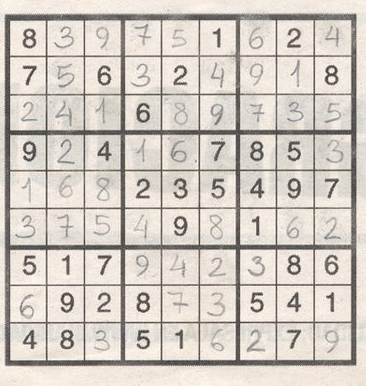
#> input picture src/img/sudo.PNG, 366 x 386 px, found by its file name
$ python lab4_parte2_profesor.py
#> lines starting #> are read from the running program, lines starting #| are printed output that depends on the picture; after the words box and inside, x2 and y2 are one past the last pixel; in counts of white or black regions, pixels touching at a corner belong together
####################################
####	Transformada de Hough	####
####################################

import cv2
import numpy as np
import matplotlib.pyplot as plt

################################
####	Detectar Líneas		####
################################

img1 = cv2.imread('img/sudo.PNG')
#> img1 is the input picture: shape (386, 366, 3); mean B, G, R 194.4, 202.5, 209.5

gray1 = cv2.cvtColor(img1,cv2.COLOR_BGR2GRAY)
edges1 = cv2.Canny(gray1,50,150,apertureSize = 3)
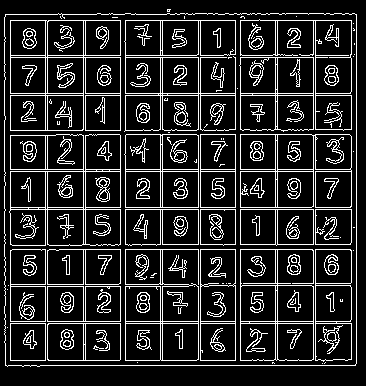
#> edges1: shape (386, 366); 15.2% white in thin lines or dots, all inside (x1, y1, x2, y2) = (4, 9, 357, 367)

lines1 = cv2.HoughLines(edges1,1,np.pi/180,200)
#> lines1 = 38 rows, first 8: [356, 0], [365, 1.57], [20, 1.57], [171, 1.57], [209, 1.57], [45, 0], [200, 0], [315, 0]
for rho,theta in lines1[0]:
	a = np.cos(theta)
	b = np.sin(theta)
	x0 = a*rho
	y0 = b*rho
	x1 = int(x0 + 1000*(-b))
	y1 = int(y0 + 1000*(a))
	x2 = int(x0 - 1000*(-b))
	y2 = int(y0 - 1000*(a))

	cv2.line(img1,(x1,y1),(x2,y2),(0,0,255),2)
#> this loop made 1 pass
#> (rho, theta, a, b, x0, y0, x1, y1) on pass 1: (356, 0, 1, 0, 356, 0, 356, 1000)
#> img1: shape (386, 366, 3); 0.82% of pixels changed, all inside (x1, y1, x2, y2) = (355, 0, 358, 386)

cv2.imwrite('src/lab4/out/houghlines1.jpg', img1)
plt.imshow(img1[:, :, ::-1])

plt.show()

####################################################
####	Transformada Probabilística de Hough	####
####################################################

img3 = cv2.imread('img/cruci1.jpg')
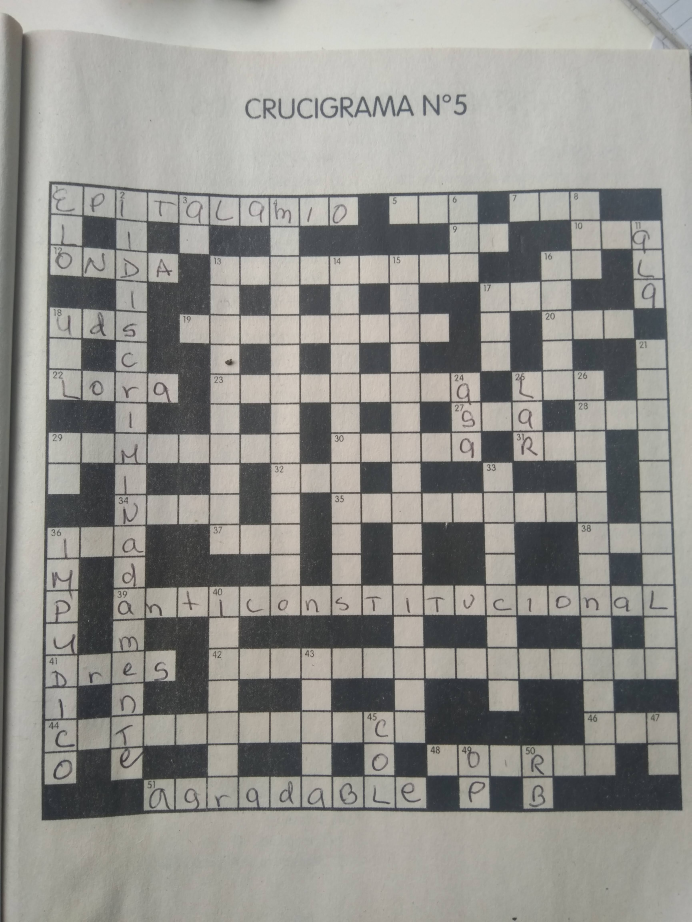
#> input picture img/cruci1.jpg, 3456 x 4608 px, found by its file name (shown at 1/5 size)
#> img3 is the input picture: shape (4608, 3456, 3); mean B, G, R 140.5, 145.1, 146
h,w,c = img3.shape
#> h = 4608; w = 3456; c = 3
# Nuevo Tamaño
dsize = (int(w*0.250), int(h*0.250))
#> dsize = (864, 1152)
# resize image
img4 = cv2.resize(img3, dsize)

gray4 = cv2.cvtColor(img4, cv2.COLOR_BGR2GRAY)
edges4 = cv2.Canny(gray4, 50, 150, apertureSize = 3)
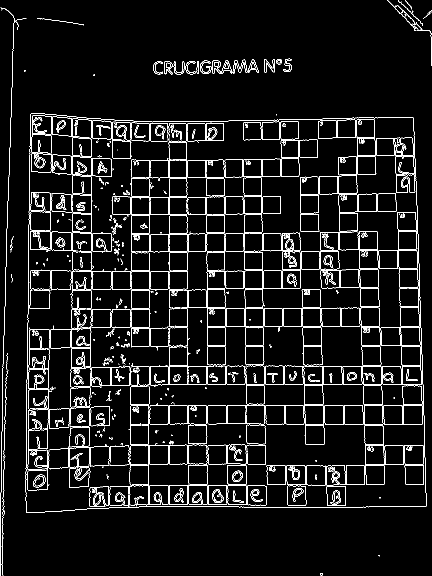
#> edges4: shape (1152, 864) (shown at 1/2 size); 5.7% white in thin lines or dots

lines4 = cv2.HoughLinesP(edges4, 1, np.pi/180, 100, minLineLength=100, maxLineGap=10)
#> lines4 = 99 rows, first 6: [826, 235, 830, 337], [306, 732, 844, 732], [338, 530, 338, 243], [523, 464, 525, 590], [518, 848, 704, 848], [499, 240, 644, 238]
print(lines4[0])
#| [[826 235 830 337]]

for line in lines4:
	x1, y1, x2, y2 = line[0]
	cv2.line(img4, (x1,y1), (x2,y2), (0,255,0), 1, cv2.LINE_AA)
#> this loop made 99 passes
#> (x1, y1, x2, y2) on passes 1 to 12: (826, 235, 830, 337), (306, 732, 844, 732), (338, 530, 338, 243), (523, 464, 525, 590), (518, 848, 704, 848), (499, 240, 644, 238), (834, 517, 845, 846), (299, 652, 299, 336), (56, 578, 372, 578), (183, 555, 183, 236), (637, 811, 847, 811), (278, 1013, 486, 1013)
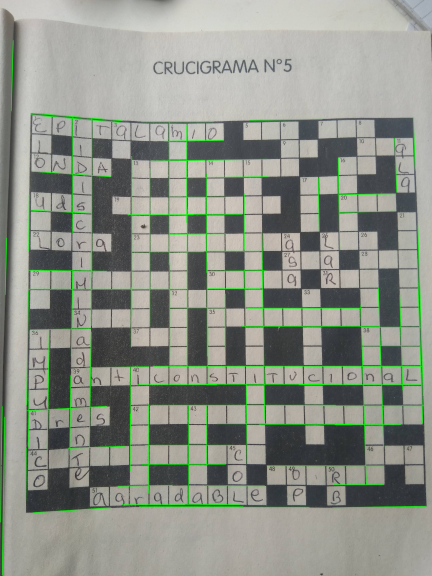
#> img4: shape (1152, 864, 3) (shown at 1/2 size); mean B, G, R 137.9, 148.3, 143.2

cv2.imwrite("src/lab4/out/lineasHough4.png", img4)

plt.subplot(121)
plt.imshow(img4[:, :, ::-1])

plt.subplot(122)
plt.imshow(edges4,cmap = 'gray')

plt.savefig("src/lab4/out/LineasHough_Comparativa.png", dpi=600)

plt.show()

################################
####	Detectar Círculos	####
################################

imgIn = cv2.imread('img/coin.jpg')
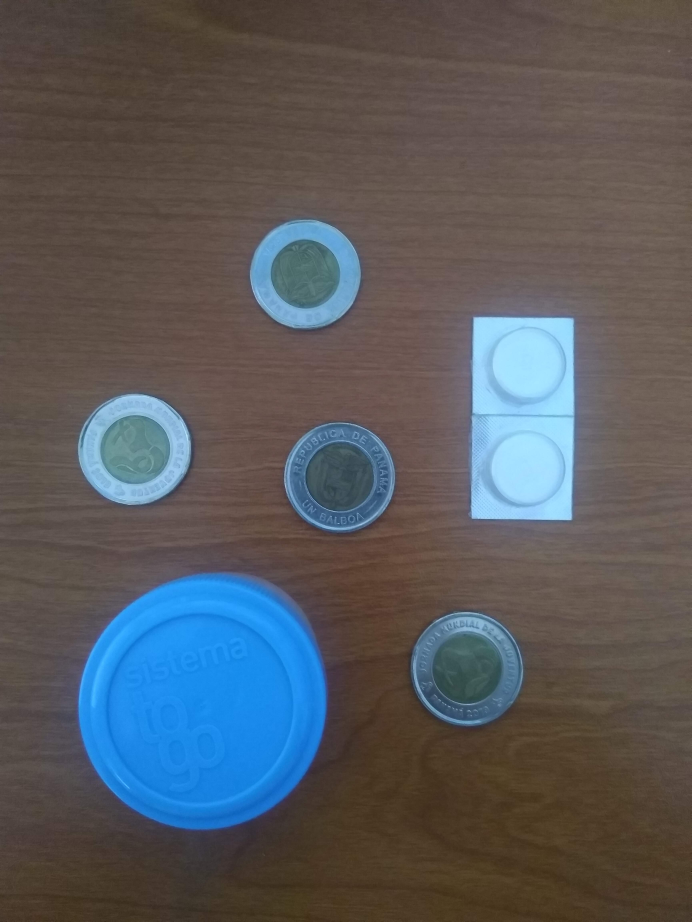
#> input picture src/img/coin.jpg, 3456 x 4608 px, found by its file name (shown at 1/5 size)
#> imgIn is the input picture: shape (4608, 3456, 3); mean B, G, R 92.8, 89.5, 88.5

h,w,c = imgIn.shape
# Nuevo Tama~no
dsize = (int(w*0.250), int(h*0.250))
# resize image
imgCir = cv2.resize(imgIn, dsize)

src = cv2.medianBlur(imgCir, 5)
src = cv2.cvtColor(src, cv2.COLOR_BGR2GRAY)
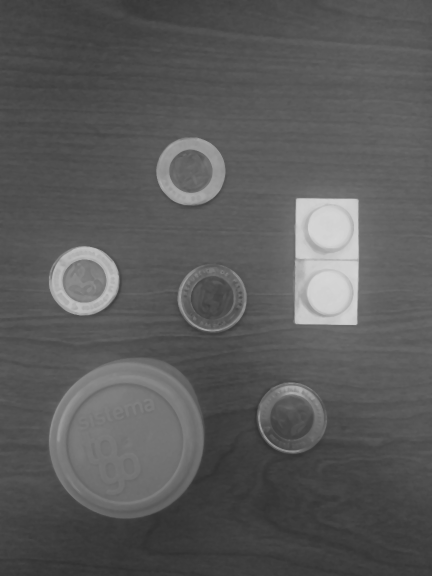
#> src: shape (1152, 864) (shown at 1/2 size); min 47, max 215, mean 89.7

circles = cv2.HoughCircles(src, cv2.HOUGH_GRADIENT, 1, 20, param1=50, param2=80, minRadius=0, maxRadius=0)
#> circles = [[251.5, 880.5, 155.9], [424.5, 595.5, 62.7], [582.5, 835.5, 64.4], [166.5, 561.5, 68.7], [381.5, 343.5, 68.9], [660.5, 585.5, 46.2], [264.5, 896.5, 136.1], [233.5, 891.5, 134.3], [658.5, 456.5, 49.9], [237.5, 865.5, 139.8]]

circles = np.uint16(np.around(circles))
#> circles = [[252, 880, 156], [424, 596, 63], [582, 836, 64], [166, 562, 69], [382, 344, 69], [660, 586, 46], [264, 896, 136], [234, 892, 134], [658, 456, 50], [238, 866, 140]]
for i in circles[0,:]:
	# dibujar circulo
	cv2.circle(imgCir, (i[0], i[1]), i[2], (0,255,0), 2)
	# dibujar centro
	cv2.circle(imgCir, (i[0], i[1]), 2, (0,0,255), 3)
#> this loop made 10 passes
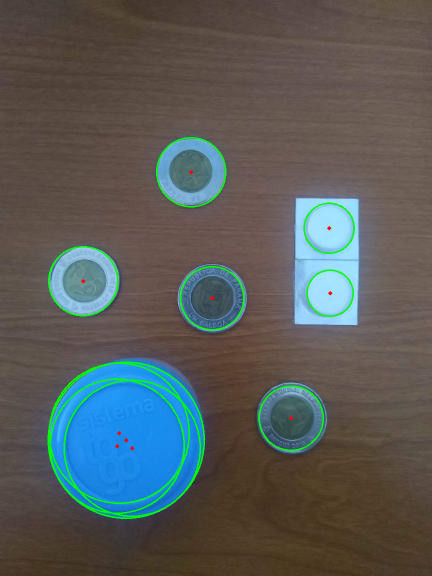
#> imgCir: shape (1152, 864, 3) (shown at 1/2 size); mean B, G, R 89.7, 91.5, 87.6

cv2.imwrite("src/lab4/out/circulos.png", imgCir)

plt.imshow(imgCir[:, :, ::-1])

plt.show()
